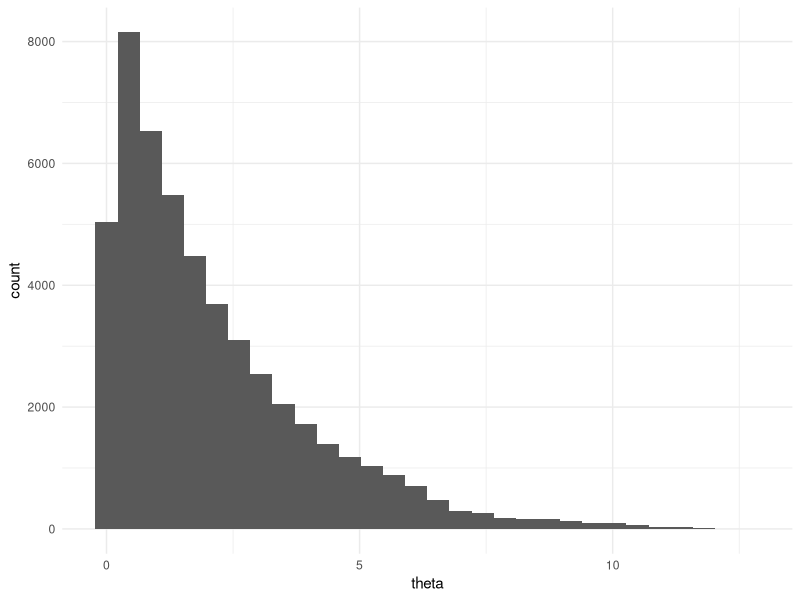
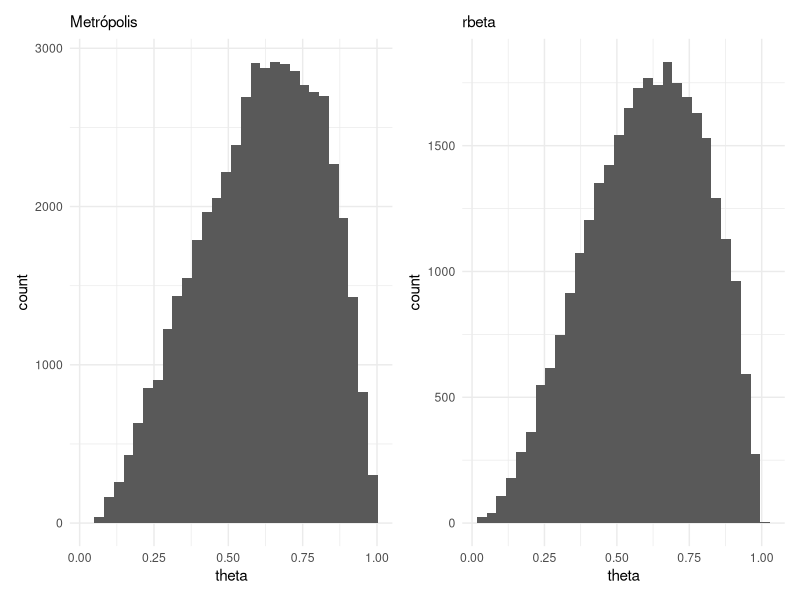
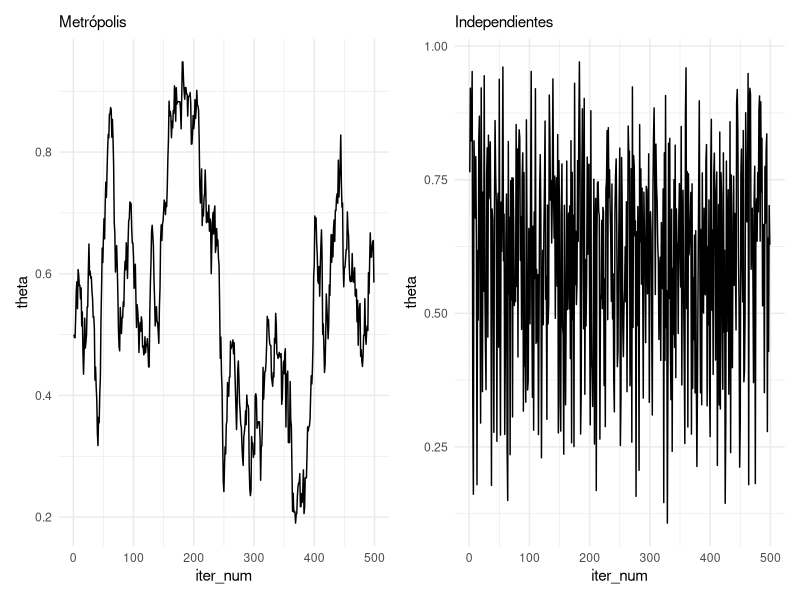
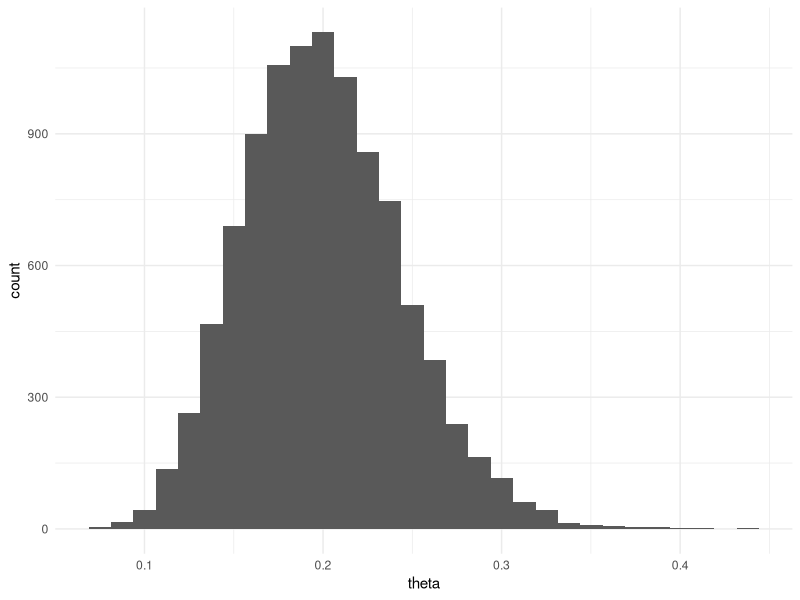
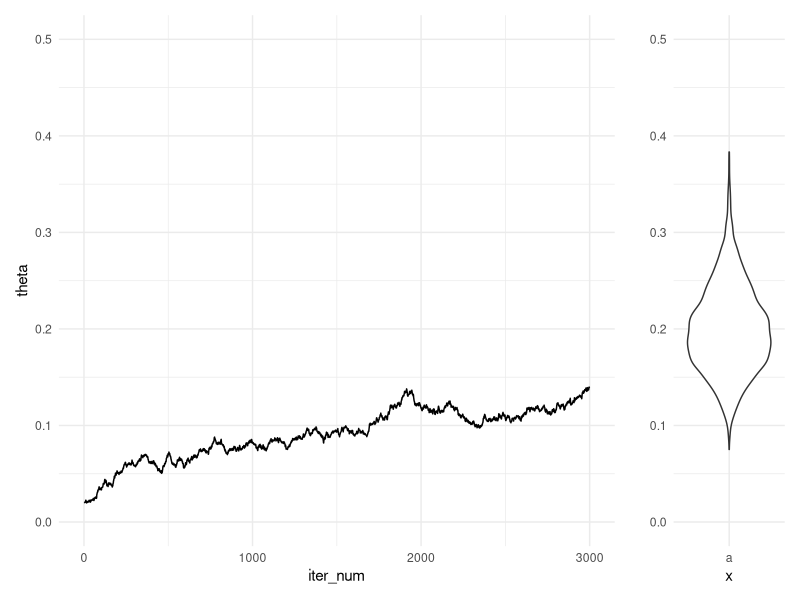
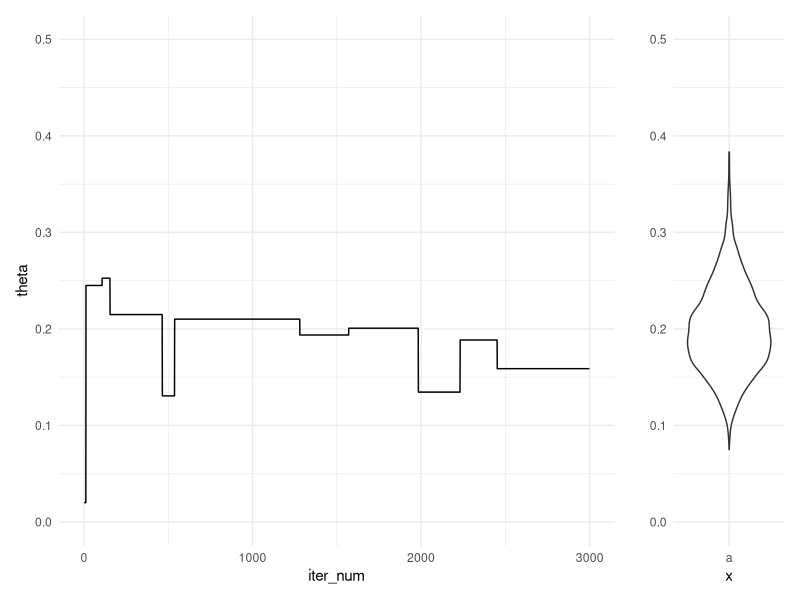
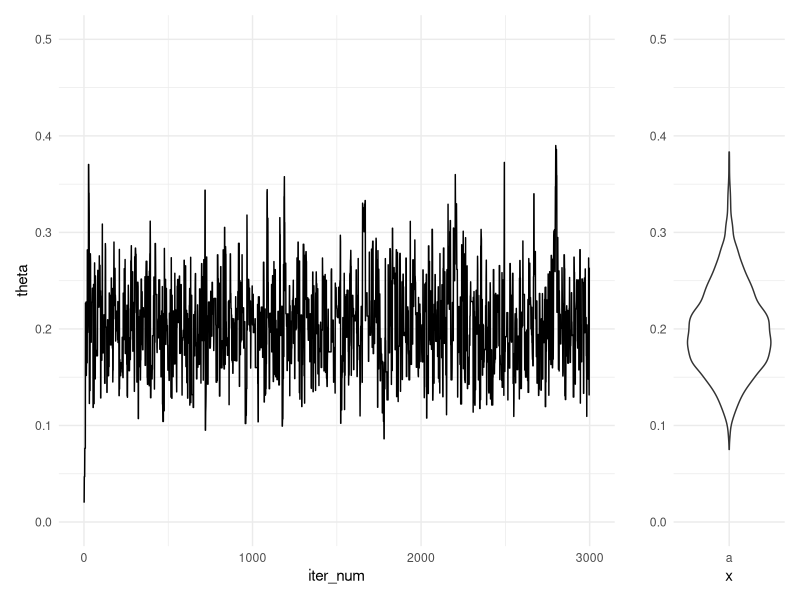
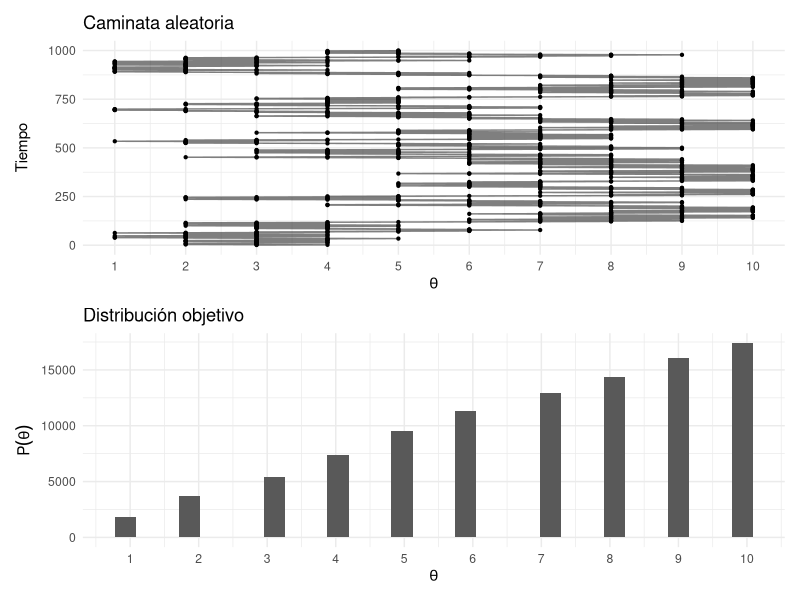

Write the R code that produced these figures, in order. (Note: this script raises an error after producing the figures.)
## ---- chunk 1
library(tidyverse)
library(patchwork)
knitr::opts_chunk$set(echo = TRUE, message = FALSE, warning=FALSE, fig.align = 'center', fig.width = 5, fig.height=3, cache = TRUE)
comma <- function(x) format(x, digits = 2, big.mark = ",")
theme_set(theme_minimal())
## ---- chunk 2
crear_log_post <- function(n, k){
  function(theta){
    verosim <- k * log(theta) + (n - k) * log(1 - theta)
    inicial <- log(theta)
    log_p_factor <- verosim + inicial
    log_p_factor
  }
}
# observamos 3 éxitos en 4 pruebas:
log_post <- crear_log_post(4, 3)
prob_post <- function(x) { exp(log_post(x))}
# integramos numéricamente
p_x <- integrate(prob_post, lower = 0, upper = 1, subdivisions = 100L)
p_x
## ---- chunk 3
media_funcion <- function(theta){
  theta * prob_post(theta) / p_x$value
}
integral_media <- integrate(media_funcion, lower = 0, upper = 1, subdivisions = 100L)
media_post <- integral_media$value 
media_post
## ---- chunk 4
5/(2+5)
## ---- chunk 5
theta <- rbeta(10000, 5, 2)
media_post <- mean(theta)
momento_2_post <- mean(theta^2)
c(media_post, momento_2_post)
## ---- chunk 6
mean(exp(theta) > 2)
## ---- chunk 7
datos <- tibble(
  sabor = c("fresa", "limón", "mango", "guanábana"),
  n = c(50, 45, 51, 50), gusto = c(36, 35, 42, 29)) %>% 
  mutate(prop_gust = gusto / n)
datos
## ---- chunk 8
datos <- datos %>% 
  mutate(a_post = gusto + 2, b_post = n - gusto + 1)
datos
## ---- chunk 9
simular_conjunta <- function(rep, datos){
  datos %>% mutate(valor_sim = map2_dbl(a_post, b_post, ~ rbeta(1, .x, .y))) %>% 
    select(sabor, valor_sim) 
}
simular_conjunta(1, datos) 
## ---- chunk 10
# esta no es una manera muy rápida, podríamos calcular todas las
# simulaciones de cada parámetro de manera vectorizada
sims_posterior <- tibble(rep = 1:5000) %>% 
  mutate(sims = map(rep, ~ simular_conjunta(.x, datos))) %>% 
  unnest(cols = sims)
sims_posterior
## ---- chunk 11
sims_posterior %>% 
  group_by(rep) %>% 
  mutate(sabor = sabor[which.max(valor_sim)]) %>% 
  group_by(sabor) %>% 
  count() %>% 
  ungroup() %>% 
  mutate(prop = n / sum(n))
## ---- chunk 12
crear_metropolis <- function(fun_log, sigma_salto = 0.1){
  # la entrada es la log posterior
  iterar_metropolis <- function(theta_inicial, n){
    p <- length(theta_inicial)
    nombres <- names(theta_inicial)
    iteraciones <- matrix(0, nrow = n, ncol = p)
    colnames(iteraciones) <- nombres
    iteraciones[1,] <- theta_inicial
    for(i in 2:n){
      theta <- iteraciones[i - 1, ]
      theta_prop <- theta + rnorm(p, 0, sigma_salto)
      # exp(log(p) - log(q)) = p/q
      cociente <- exp(fun_log(theta_prop) - fun_log(theta))
      if(cociente >= 1 || runif(1,0,1) < cociente){
        iteraciones[i, ] <- theta_prop
      } else {
        iteraciones[i, ] <- theta  
      }
    }
    iteraciones_tbl <- iteraciones %>% 
      as_tibble() %>%  
      mutate(iter_num = row_number()) %>% 
      select(iter_num, everything())
    iteraciones_tbl
  }
  iterar_metropolis
}
## ---- chunk 13
exp_no_norm <- function(x) {
  z <- ifelse(x > 0, exp(-0.5 * x), 0)
  log(z)
}

iterador_metro <- crear_metropolis(exp_no_norm, sigma_salto = 0.25)
sims_tbl <- iterador_metro(c(theta = 0.5), 50000)
ggplot(sims_tbl, aes(x = theta)) + geom_histogram()
## ---- chunk 14
beta_no_norm <- function(x) {
  z <- ifelse(x > 0 && x < 1, (x^2)*(1-x), 0)
  log(z)
}

iterador_metro <- crear_metropolis(beta_no_norm, sigma_salto = 0.04)
sims_metro_tbl <- iterador_metro(c(theta = 0.5), 50000)
sims_indep_tbl <- tibble(iter_num = 1:30000, theta = rbeta(30000, 3, 2))
g_1 <- ggplot(sims_metro_tbl, aes(x = theta)) + geom_histogram() +
  labs(subtitle = "Metrópolis")
g_2 <- ggplot(sims_indep_tbl, aes(x = theta)) + 
  geom_histogram() +
  labs(subtitle = "rbeta")
g_1 + g_2
## ---- chunk 15
g_metropolis <- sims_metro_tbl %>% 
  filter(iter_num < 500) %>% 
  ggplot(aes(x = iter_num, y = theta)) +
  geom_line() + labs(subtitle = "Metrópolis")
g_indep <- sims_indep_tbl %>% 
  filter(iter_num < 500) %>% 
  ggplot(aes(x = iter_num, y = theta)) +
  geom_line() + labs(subtitle = "Independientes")
g_metropolis + g_indep
## ---- chunk 16
media_1 <- sims_metro_tbl %>% summarise(media_post = mean(theta)) %>% pull(media_post)
media_2 <- sims_indep_tbl %>% summarise(media_post = mean(theta)) %>% pull(media_post)
media_exacta <- 3/(3 + 2)
tibble(metodo = c("sim Metrópolis", "sim Independiente", "exacto"),
       media_post = c(media_1, media_2, media_exacta))
## ---- chunk 17
sim_indep <- tibble(theta = rgamma(10000, 20, 100))
ggplot(sim_indep, aes(x = theta)) + geom_histogram()
## ---- chunk 18
# logaritmo de densidad no normalizada
log_f_dist <- function(x) 210 + dgamma(x, 20, 100, log = TRUE)
# iterar
iterador_metro_chico <- crear_metropolis(log_f_dist, sigma_salto = 0.001)
sims_chico_tbl <- iterador_metro_chico(c(theta = 0.02), 50000)
g_sim <- ggplot(sims_chico_tbl %>% filter(iter_num < 3000), aes(x = iter_num, y = theta)) + geom_line() + ylim(c(0, 0.5))
dist_bplot <- ggplot(tibble(x = rgamma(10000, 20, 100)), aes(y = x, x = "a")) + geom_violin() + ylab("") + ylim(0, 0.5)
g_sim + dist_bplot + plot_layout(widths = c(5, 1))
## ---- chunk 19
set.seed(831)
iterador_metro_grande <- crear_metropolis(log_f_dist, sigma_salto = 20)
sims_grande_tbl <- iterador_metro_grande(c(theta = 0.02), 50000)
g_sim <- ggplot(sims_grande_tbl %>% filter(iter_num < 3000), aes(x = iter_num, y = theta)) + geom_line() + ylim(c(0, 0.5))
g_sim + dist_bplot + plot_layout(widths = c(5, 1))
## ---- chunk 20
set.seed(831)
iterador_metro_apropiada <- crear_metropolis(log_f_dist, sigma_salto = 0.1)
sims_tbl <-iterador_metro_apropiada(c(theta = 0.02), 50000)
g_sim <- ggplot(sims_tbl %>% filter(iter_num < 3000), 
  aes(x = iter_num, y = theta)) + geom_line() + ylim(c(0, 0.5))
g_sim + dist_bplot + plot_layout(widths = c(5, 1))
## ---- chunk 21
estimaciones_media <- map_dfr(
  list(sims_chico_tbl, sims_grande_tbl, sims_tbl), 
  ~ filter(.x, iter_num < 3000) %>% 
    summarise(media = mean(theta))) %>% 
    mutate(tipo = c("salto chico", "salto grande", "salto apropiado"))
estimaciones_media %>% bind_rows(tibble(tipo = "exacta", media = 20/100)) %>% 
  select(tipo, media)
## ---- chunk 22
set.seed(6222131)
sims_chica_tbl <- iterador_metro_chico(c(theta = 0.02), 5000)
sims_grande_tbl <- iterador_metro_grande(c(theta = 0.02), 5000)
estimaciones_media <- map_dfr(
    list(sims_chica_tbl, sims_grande_tbl, sims_tbl), 
    ~ filter(.x, iter_num < 3000) %>% 
  summarise(media = mean(theta))) %>% 
  mutate(tipo = c("salto chico", "salto grande", "salto apropiado"))
estimaciones_media %>% bind_rows(tibble(tipo = "exacta", media = 20/100)) %>% 
  select(tipo, media)
## ---- chunk 23
islas <- tibble(islas = 1:10, pob = 1:10)
camina_isla <- function(i){ # i: isla actual
    u <- runif(1) # volado
    v <- ifelse(u < 0.5, i - 1, i + 1)  # isla vecina (índice)
    if (v < 1 | v > 10) { # si estas en los extremos y el volado indica salir
      return(i)
    }
    u2 <- runif(1)
    p_move = min(islas$pob[v] / islas$pob[i], 1)
    if (p_move  > u2) {
        return(v) # isla destino
    }
    else {
      return(i) # me quedo en la misma isla
    }
}
pasos <- 100000
iteraciones <- numeric(pasos)
iteraciones[1] <- sample(1:10, 1) # isla inicial
for (j in 2:pasos) {
    iteraciones[j] <- camina_isla(iteraciones[j - 1])
}
caminata <- tibble(pasos = 1:pasos, isla = iteraciones)
plot_caminata <- ggplot(caminata[1:1000, ], aes(x = pasos, y = isla)) +
    geom_point(size = 0.8) +
    geom_path(alpha = 0.5) +
    coord_flip() + 
    labs(title = "Caminata aleatoria") +
    scale_y_continuous(expression(theta), breaks = 1:10) +
    scale_x_continuous("Tiempo")
plot_dist <- ggplot(caminata, aes(x = isla)) +
    geom_histogram() +
    scale_x_continuous(expression(theta), breaks = 1:10) +
    labs(title = "Distribución objetivo", 
       y = expression(P(theta)))
plot_caminata / plot_dist
## ---- chunk 24
t <- c(1:10, 20, 50, 100, 200, 1000, 5000)
plots_list <- map(t, function(i){
    ggplot(caminata[1:i, ], aes(x = isla)) +
        geom_histogram() +
        labs(y = "", x = "", title = paste("t = ", i, sep = "")) +
        scale_x_continuous(expression(theta), breaks = 1:10, limits = c(0, 11))
})
wrap_plots(plots_list)
## ---- chunk 25
library(expm)
transMat <- function(P){ # recibe vector de probabilidades (o población)
    T <- matrix(0, 10, 10)
    n <- length(P - 1) # número de estados
    for (j in 2:n - 1) { # llenamos por fila
        T[j, j - 1] <- 0.5 * min(P[j - 1] / P[j], 1)
        T[j, j] <- 0.5 * (1 - min(P[j - 1] / P[j], 1)) + 
                   0.5 * (1 - min(P[j + 1] / P[j], 1))
        T[j, j + 1] <- 0.5 * min(P[j + 1] / P[j], 1)
    }
    # faltan los casos j = 1 y j = n
    T[1, 1] <- 0.5 + 0.5 * (1 - min(P[2] / P[1], 1))
    T[1, 2] <- 0.5 * min(P[2] / P[1], 1)
    T[n, n] <- 0.5 + 0.5 * (1 - min(P[n - 1] / P[n], 1))
    T[n, n - 1] <- 0.5 * min(P[n - 1] / P[n], 1)
    T
}
T <- transMat(islas$pob)
w <- c(0, 1, rep(0, 8))
t <- c(1:10, 20, 50, 100, 200, 1000, 5000)
expT <- map_df(t, ~data.frame(t = ., w %*% (T %^% .)))
expT_long <- expT %>%
    gather(theta, P, -t) %>% 
    mutate(theta = parse_number(theta))
ggplot(expT_long, aes(x = theta, y = P)) +
    geom_bar(stat = "identity", fill = "darkgray") + 
    facet_wrap(~ t) +
    scale_x_continuous(expression(theta), breaks = 1:10, limits = c(0, 11))
## ---- chunk 26
inicio_p <- function(i){
    w <- rep(0, 10)
    w[i] <- 1
    t <- c(1, 10, 50, 100)
    exp_t <- map_df(t, ~ data.frame(t = .x, inicio = i, w %*% (T %^% .))) %>%
        gather(theta, P, -t, -inicio) %>% 
        mutate(theta = parse_number(theta))
    exp_t
}
exp_t <- map_df(c(1, 3, 5, 9), inicio_p)
ggplot(exp_t, aes(x = as.numeric(theta), y = P)) +
    geom_bar(stat = "identity", fill = "darkgray") + 
    facet_grid(inicio ~ t) +
    scale_x_continuous(expression(theta), breaks = 1:10, limits = c(0, 11))
## ---- chunk 27
crear_log_posterior_norm <- function(x = datos, m_0, n_0, a, b){
  # calcula log_posterior
  log_posterior <- function(mu, sigma){
      log_verosim <- sum(dnorm(x, mu, sigma, log = TRUE))
      tau <- 1 / sigma^2
      log_inicial <- 
        dgamma(tau, a, b, log = TRUE) + 
        dnorm(mu, mu_0, sigma/sqrt(n_0), log = TRUE)
      log_p <- log_verosim + log_inicial
      log_p
  }
  log_posterior
}
## ---- chunk 28
# parametros de inicial y datos
a <- 3
b <- 140
mu_0 <- 175
n_0 <- 5
set.seed(3413)
cantantes <- lattice::singer %>% 
  mutate(estatura_cm = round(2.54 * height)) %>% 
  filter(str_detect(voice.part, "Tenor")) %>% 
  sample_n(20)
## ---- chunk 29
log_p <- crear_log_posterior_norm(cantantes$estatura_cm, mu_0, n_0, a, b) 
log_post <- function(pars) { log_p(pars[1], pars[2]) }
set.seed(823)
metro_normal <- crear_metropolis(log_post, sigma_salto = 0.5)
sim_tbl <- metro_normal(c(mu = 172, sigma = 3), 50000) 
ggplot(sim_tbl %>% filter(iter_num < 100), 
       aes(x = mu, y = sigma)) + 
  geom_path() +
  geom_point()
## ---- chunk 30
g_normal <- ggplot(sim_tbl, aes(x = mu, y = sigma)) + 
  geom_point(alpha = 0.05)+ coord_equal() + ylim(c(0, 14))
g_normal
## ---- chunk 31
sim_tbl %>% summarise(across(is_double, mean))
## ---- chunk 32
crear_log_posterior <- function(x, m_0, sigma_0, inf, sup){
  # calcula log_posterior
  log_posterior <- function(mu, sigma){
      log_verosim <- sum(dnorm(x, mu, sigma, log = TRUE))
      log_inicial <- 
        dunif(sigma, inf, sup, log = TRUE) + 
        dnorm(mu, mu_0, sigma_0, log = TRUE)
      log_p <- log_verosim + log_inicial
      log_p
  }
  log_posterior
}
## ---- chunk 33
log_p <- crear_log_posterior(cantantes$estatura_cm, 175, 3, 2, 20) 
log_post <- function(pars) { log_p(pars[1], pars[2]) }
## ---- chunk 34
set.seed(8231)
metro_normal <- crear_metropolis(log_post, sigma_salto = 0.5)
sim_tbl <- metro_normal(c(mu = 172, sigma = 5), 50000) 
g_normal_2 <- ggplot(sim_tbl, aes(x = mu, y = sigma))  +
  geom_point(alpha = 0.05) + coord_equal() + ylim(c(0, 14))
g_normal + g_normal_2
## ---- chunk 35
sim_tbl %>% summarise(across(is.numeric, mean))
## ---- chunk 36
tau <- rgamma(5000, 3, 150)
sigma <- 1/sqrt(tau)
quantile(sigma, c(0.01,0.1, 0.9, 0.99))
quantile(runif(5000, 2, 25), c(0.01,0.1, 0.9, 0.99))
## ---- chunk 37
sim_formas <- function(p_azar, p_corr){
  tipo <- rbinom(1, 1, 1 - p_azar)
  if(tipo==0){
    # al azar
    x <- rbinom(1, 10, 1/5)
  } else {
    # no al azar
    x <- rbinom(1, 10, p_corr)
  }
  x
}
## ---- chunk 38
set.seed(12)
muestra <- map_dbl(1:200, ~ sim_formas(0.35, 0.5))
qplot(muestra)
## ---- chunk 39
qbeta(c(0.1, 0.9), 1, 5) %>% round(2)
## ---- chunk 40
crear_log_posterior <- function(x){
 
  log_posterior <- function(theta_azar, theta_corr){
    log_verosim <- sum(log(theta_azar * dbinom(x, 10, 1/5) + 
                          (1 - theta_azar) * dbinom(x, 10, theta_corr)))
    log_inicial <- dbeta(theta_azar, 1, 5, log = TRUE) +
      dbeta(theta_corr, 7, 3, log = TRUE)
    log_post <- log_verosim + log_inicial
    log_post
  }  
  log_posterior

}
## ---- chunk 41
log_p <- crear_log_posterior(muestra)
log_post <- function(pars) { log_p(pars[1], pars[2]) }
set.seed(8231)
metro_examenes <- crear_metropolis(log_post, sigma_salto = 0.02)
sim_tbl <- metro_examenes(c(theta_azar = 0.5, theta_corr = 0.5), 20000)
g_1 <- ggplot(sim_tbl, aes(x = theta_azar, y = theta_corr))  +
  geom_point(alpha = 0.05) + coord_equal() 
g_1
## ---- chunk 42
f <- c(0.05, 0.5, 0.95)
sim_tbl %>% 
  pivot_longer(-iter_num, names_to = "parametro", values_to = "valor") %>% 
  group_by(parametro) %>% 
  summarise(cuantil = quantile(valor, f), f = f) %>% 
  mutate(cuantil = round(cuantil, 2)) %>% 
  pivot_wider(names_from = f, values_from = cuantil)
## ---- chunk 43
media <- 1/20
k <- 2000
a <- media * k
b <- (1 - media) * k
c(a,b)
qbeta(c(0.05, 0.95), a, b) %>% round(3)
## ---- chunk 44
iterar_gibbs <- function(pasos, n, x_1, x_2){
  iteraciones <- matrix(0, nrow = pasos + 1, ncol = 2) # vector guardará las simulaciones
  iteraciones[1, 1] <- 0.5 # valor inicial media
  colnames(iteraciones) <- c("theta_1", "theta_2")
  # Generamos la caminata aleatoria
  for (j in seq(2, pasos, 2)) {
    # theta_1
    a <- x_2 + 100 - 1
    b <- n - x_2 + 1900 - 1
    iteraciones[j, "theta_2"] <- rbeta(1, a, b) # Actualizar theta_1
    iteraciones[j, "theta_1"] <- iteraciones[j-1, "theta_1"]
    # theta_2
    a <- x_1 + 100 - 1
    b <- n - x_1 + 1900 - 1
    iteraciones[j + 1, "theta_1"] <- rbeta(1, a, b) # Actualizar theta_1
    iteraciones[j + 1, "theta_2"] <- iteraciones[j, "theta_2"]
  }
  iteraciones
}
## ---- chunk 45
# Datos de https://www.awesomedice.com/blogs/news/d20-dice-randomness-test-chessex-vs-gamescience
n <- 10000
x_1 <- 408 # Chessex, alrededor de 0.85 dólares por dado
x_2 <- 474 # GameScience, alrededor 1.60 dólares por dado
## ---- chunk 46
iteraciones <- iterar_gibbs(20000, n, x_1, x_2) %>% 
  as_tibble() %>% 
  mutate(iter_num = row_number())
head(iteraciones)
## ---- chunk 47
ggplot(filter(iteraciones, iter_num > 1000, iter_num< 1050), 
       aes(x = theta_1, y = theta_2)) + 
  geom_path(alpha = 0.3) + geom_point() 
## ---- chunk 48
g_1 <- ggplot(iteraciones, 
       aes(x = theta_1, y = theta_2)) + 
  geom_path(alpha = 0.3) + geom_point() 
g_2 <- ggplot(iteraciones %>% filter(iter_num > 10), 
       aes(x = theta_1, y = theta_2)) + 
  geom_path(alpha = 0.3) + geom_point() +
  geom_abline(colour = "red") +
  geom_point(data= tibble(theta_1=1/20, theta_2=1/20), colour = "red", size = 5)
g_1 + g_2
## ---- chunk 49
iteraciones <- iteraciones %>% 
  mutate(dif = theta_1 - theta_2)
ggplot(iteraciones %>% filter(iter_num > 10), aes(x = dif)) +
  geom_histogram(bins = 100) +
  geom_vline(xintercept = 0, colour = "red")
## ---- chunk 50
iteraciones %>% mutate(theta_1_mayor = dif > 0) %>% 
  summarise(prob_theta_1_mayor = mean(theta_1_mayor))
## ---- chunk 51
inicial_tbl <- tibble(theta_1 = rbeta(20000, 100, 1900),
                      theta_2 = rbeta(20000, 100, 1900),
                      dist = "inicial")
posterior_tbl <- iteraciones %>% filter(iter_num > 10) %>% 
  mutate(dist = "posterior")
sims_tbl <- bind_rows(inicial_tbl, posterior_tbl)
ggplot(sims_tbl, aes(x = theta_1, y = theta_2, colour = dist)) +
  geom_point(alpha = 0.2)
## ---- chunk 52
n <- 20
x <- cantantes$estatura_cm
m <- 175; sigma_0 <- 3; alpha <- 3; beta <- 150 # parámetros de iniciales
pasos <- 20000
iteraciones <- matrix(0, nrow = pasos + 1, ncol = 2) # vector guardará las simulaciones
iteraciones[1, 1] <- 0 # valor inicial media
colnames(iteraciones) <- c("mu", "sigma")
# Generamos la caminata aleatoria
for (j in seq(2, pasos, 2)) {
  # sigma^2
  mu <- iteraciones[j - 1, "mu"]
  a <- n / 2 + alpha
  b <- sum((x  - mu) ^ 2) / 2 + beta
  iteraciones[j, "sigma"] <- sqrt(1/rgamma(1, a, b)) # Actualizar sigma
  iteraciones[j, "mu"] <- iteraciones[j-1, "mu"]
  # mu
  sigma <- iteraciones[j, "sigma"]
  media <- (n * sigma_0^2 * mean(x) + sigma^2 * m) / (n * sigma_0^2 + sigma^2)
  varianza <- sigma^2 * sigma_0^2 / (n * sigma_0^2 + sigma^2)
  iteraciones[j+1, "mu"] <- rnorm(1, media, sd = sqrt(varianza)) # actualizar mu
  iteraciones[j+1, "sigma"] <- iteraciones[j, "sigma"]
}
caminata <- data.frame(pasos = 1:pasos, mu = iteraciones[1:pasos, "mu"], 
  sigma = iteraciones[1:pasos, "sigma"])
caminata_g <- caminata %>%
  gather(parametro, val, mu, sigma) %>%
  arrange(pasos)
## ---- chunk 53
ggplot(filter(caminata, pasos > 1000, pasos< 1010), 
       aes(x = mu, y = sigma)) + 
  geom_path(alpha = 0.3) + geom_point() 
## ---- chunk 54
ggplot(filter(caminata, pasos > 1000, pasos< 1020, pasos %% 2 == 0), 
       aes(x = mu, y = sigma)) + 
  geom_path(alpha = 0.3) + geom_point() 
## ---- chunk 55
ggplot(filter(caminata, pasos > 1000, pasos< 10000, pasos %% 2 == 0), 
       aes(x = mu, y = sigma)) +  geom_point(alpha = 0.1) 
## ---- chunk 56
ggplot(filter(caminata_g, pasos > 15000), aes(x = pasos, y = val)) +
  geom_path(alpha = 0.3) +
  facet_wrap(~parametro, ncol = 1, scales = "free") +
  scale_y_continuous("")
## ---- chunk 57
ggplot(filter(caminata_g, pasos > 5000), aes(x = val)) +
  geom_histogram(fill = "gray") +
  facet_wrap(~parametro, ncol = 1, scales = "free") 
## ---- chunk 58
caminata_g %>%
  filter(pasos > 1000) %>% # eliminamos la etapa de calentamiento
  group_by(parametro) %>%
  summarise(
    mean(val), 
    sd(val), 
    median(val)
    ) %>% 
  mutate(across(is_double, round, 2))
## ---- chunk 59
log_p <- crear_log_posterior_norm(cantantes$estatura_cm, mu_0, n_0, a, b) 
log_post <- function(pars) { log_p(pars[1], pars[2]) }
set.seed(823)
metro_normal <- crear_metropolis(log_post, sigma_salto = 0.5)
sim_tbl <- metro_normal(c(mu = 162, sigma = 1), 5000) 
ggplot(sim_tbl %>% filter(iter_num < 500), aes(x = mu, y = sigma)) + geom_path(alpha = 0.5) + geom_point(aes(colour = iter_num))
## ---- chunk 60
sim_g <- sim_tbl %>% pivot_longer(-iter_num, 
                                    names_to = "parametro",
                                    values_to = "valor")
todas <- ggplot(sim_g, aes(x = iter_num, y = valor)) +
  geom_line(alpha = 0.5) +
  facet_wrap(~ parametro, ncol = 1, scales = "free_y") +
  labs(subtitle = "Todas las simulaciones")
sin_burnin <- 
  sim_g %>% filter(iter_num > 200) %>% 
  ggplot(aes(x = iter_num, y = valor)) +
  geom_line(alpha = 0.5) +
  facet_wrap(~ parametro, ncol = 1, scales = "free_y") +
  labs(subtitle = "Quitando 200 de burn-in")
todas + sin_burnin
## ---- chunk 61
set.seed(8513)
valores_iniciales  <- tibble(mu_0 = rnorm(4, 160, 20), 
                             sigma_0 = runif(4, 0, 20),
                             cadena = 1:4)
sims_tbl <- valores_iniciales %>% 
  mutate(sims = map2(mu_0, sigma_0, 
    ~ metro_normal(c(mu = .x, sigma = .y), 300) )) %>% 
  unnest(sims)

ggplot(sims_tbl, aes(x = iter_num, y = sigma, colour = factor(cadena))) +
  geom_line()
## ---- chunk 62
set.seed(83243)
sims_tbl <- valores_iniciales %>% 
  mutate(sims = map2(mu_0, sigma_0, 
    ~ metro_normal(c(mu = .x, sigma = .y), 20000) )) %>% 
  unnest(sims)

ggplot(sims_tbl, aes(x = iter_num, y = sigma, colour = factor(cadena))) +
  geom_line()
## ---- chunk 63
media_g <- ggplot(sims_tbl %>% filter(iter_num > 2000),
                  aes(x = iter_num, y = mu, colour = factor(cadena))) +
  geom_line()
sigma_g <- ggplot(sims_tbl %>% filter(iter_num > 2000),
                  aes(x = iter_num, y = sigma, colour = factor(cadena))) +
  geom_line()
media_g / sigma_g
## ---- chunk 64
head(sims_tbl)
# medias posteriores
sims_tbl %>% 
  summarise(mu = mean(mu), sigma = mean(sigma))
## ---- chunk 65
sims_tbl %>% 
  pivot_longer(mu:sigma, names_to = "parametro", values_to = "valor") %>% 
  group_by(parametro, cadena) %>% 
  summarise(media = mean(valor), num = n(), sigma2 = var(valor)) %>% 
  summarise(N = first(num),
            M = n_distinct(cadena), 
            B = N * var(media),
            W = mean(sigma2),
            V_hat = ((N - 1) / N) * W + (M + 1)/(M * N) * B, 
            R_hat = sqrt(V_hat / W))  
  
## ---- chunk 66
sims_tbl %>% 
  filter(iter_num < 300) %>% 
  pivot_longer(mu:sigma, names_to = "parametro", values_to = "valor") %>% 
  group_by(parametro, cadena) %>% 
  summarise(media = mean(valor), num = n(), sigma2 = var(valor)) %>% 
  summarise(N = first(num),
            M = n_distinct(cadena), 
            B = N * var(media),
            W = mean(sigma2),
            V_hat = ((N - 1) / N) * W + (M + 1)/(M * N) * B, 
            R_hat = sqrt(V_hat / W))  
  
## ---- chunk 67
acf(rgamma(1000,1,1))
## ---- chunk 68
sigma_metro_sims <- sims_tbl %>% filter(cadena==4) %>% pull(mu)
acf(sigma_metro_sims)
## ---- chunk 69
calc_acf <- function(x){
  valores_acf <- acf(x, lag.max = 1000, plot = FALSE)$acf %>% as.numeric()
  valores_acf[-1]
}
acf_tbl <- sims_tbl %>% 
  pivot_longer(mu:sigma, "parametro", values_to = "valor") %>%
  group_by(parametro, cadena) %>%
  summarise(N = n_distinct(iter_num), k = 1:1000, acf = calc_acf(valor)) %>% 
  summarise(N = first(N), N_eff = N / (1 + 2 * sum(acf)))
acf_tbl
## ---- chunk 70
acf_tbl %>% group_by(parametro) %>% 
  summarise(N = sum(N), N_eff = sum(N_eff))
